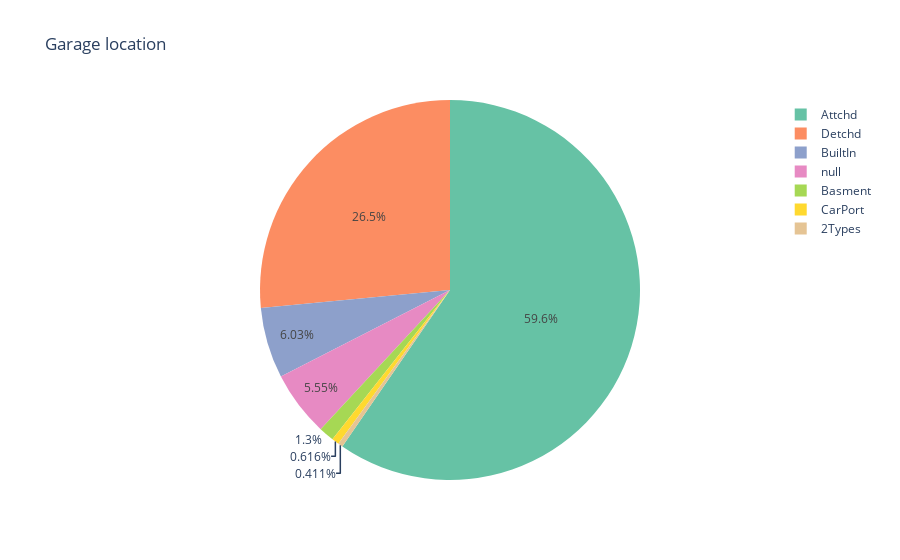

The cell this chart's notebook holds for it:
### Markdown cell above
- ## **Garage location**

### Code cell
fig = px.pie(train, names = "GarageType", title = "Garage location", color_discrete_sequence=px.colors.qualitative.Set2)
fig.show("png")

### Figure 1 — Plotly figure (JSON) as saved in the notebook; plotly's stock layout.template omitted (floating-point values rounded to 4 significant figures; data arrays with more than 128 entries replaced by an {"elided": "..."} marker saying what was removed)
{"data": [{"domain": {"x": [0, 1], "y": [0, 1]}, "hovertemplate": "GarageType=%{label}<extra></extra>", "labels": {"elided": "1460 str values"}, "legendgroup": "", "name": "", "showlegend": true, "type": "pie"}], "layout": {"legend": {"tracegroupgap": 0}, "piecolorway": ["rgb(102,194,165)", "rgb(252,141,98)", "rgb(141,160,203)", "rgb(231,138,195)", "rgb(166,216,84)", "rgb(255,217,47)", "rgb(229,196,148)", "rgb(179,179,179)"], "title": {"text": "Garage location"}}}
